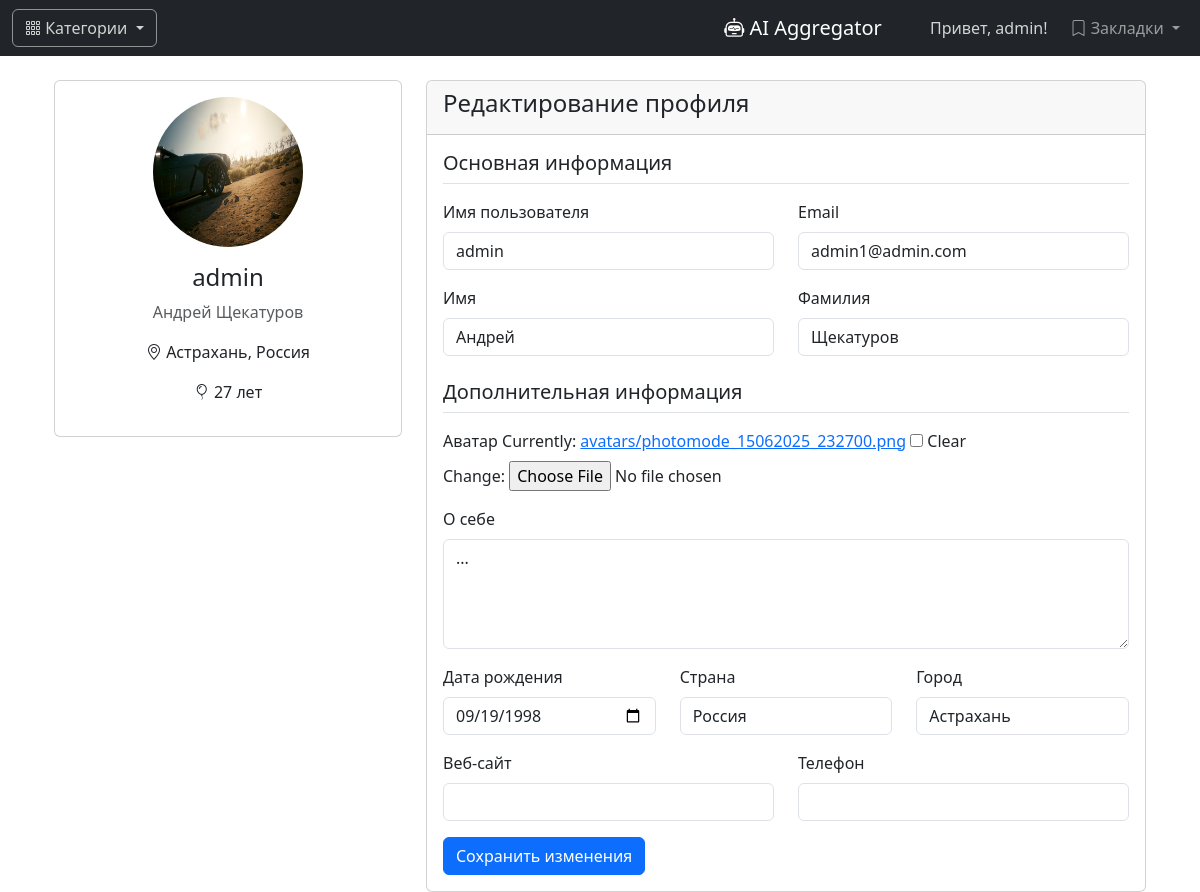
/profile/ (signed in), run on the app's committed database.
### catalog/models.py (models this page shows, shortened)
class Profile(models.Model):
    user = models.OneToOneField(User, on_delete=models.CASCADE, related_name='profile')
    avatar = models.ImageField(upload_to='avatars/', blank=True, null=True, verbose_name="Аватар")
    bio = models.TextField(blank=True, verbose_name="О себе")
    birth_date = models.DateField(blank=True, null=True, verbose_name="Дата рождения")
    country = models.CharField(max_length=100, blank=True, verbose_name="Страна")
    city = models.CharField(max_length=100, blank=True, verbose_name="Город")
    website = models.URLField(blank=True, verbose_name="Веб-сайт")
    phone = models.CharField(max_length=20, blank=True, verbose_name="Телефон")
    class Meta:
        verbose_name = "Профиль"
        verbose_name_plural = "Профили"
    def age(self):
        if self.birth_date:
            today = datetime.date.today()
            return today.year - self.birth_date.year - (
                        (today.month, today.day) < (self.birth_date.month, self.birth_date.day))
        return None

### catalog/views.py (the view)
# urls.py: path('profile/', views.profile, name='profile'),
@login_required
def profile(request):
    try:
        profile = request.user.profile
    except Profile.DoesNotExist:
        profile = Profile.objects.create(user=request.user)
    if request.method == 'POST':
        user_form = UserUpdateForm(request.POST, instance=request.user)
        profile_form = ProfileUpdateForm(request.POST, request.FILES, instance=profile)
        if user_form.is_valid() and profile_form.is_valid():
            user_form.save()
            profile_form.save()
            messages.success(request, 'Ваш профиль был успешно обновлен!')
            return redirect('profile')
        else:
            messages.error(request, 'Пожалуйста, исправьте ошибки в форме.')
    else:
        user_form = UserUpdateForm(instance=request.user)
        profile_form = ProfileUpdateForm(instance=profile)
    context = {
        'user_form': user_form,
        'profile_form': profile_form
    }
    return render(request, 'profile.html', context)

### catalog/forms.py
class UserUpdateForm(forms.ModelForm):
    email = forms.EmailField()
    class Meta:
        model = User
        fields = ['username', 'email', 'first_name', 'last_name']

class ProfileUpdateForm(forms.ModelForm):
    class Meta:
        model = Profile
        fields = ['avatar', 'bio', 'birth_date', 'country', 'city', 'website', 'phone']
        widgets = {
            'birth_date': forms.DateInput(attrs={'type': 'date'}),
            'bio': forms.Textarea(attrs={'rows': 4}),
        }

### catalog/templates/profile.html (shortened to what this page needs)
{% extends 'base.html' %}
{% block content %}
<div class="container mt-4">
    <div class="row">
        <div class="col-md-4">
            <div class="card">
                <div class="card-body text-center">
                    {% if user.profile.avatar %}
                        <img src="{{ user.profile.avatar.url }}" alt="Аватар" class="rounded-circle mb-3" width="150" height="150">
                    {% else %}
                        <div class="rounded-circle bg-light d-flex align-items-center justify-content-center mb-3" style="width: 150px; height: 150px; margin: 0 auto;">
                            <i class="bi bi-person" style="font-size: 3rem; color: #6c757d;"></i>
                        </div>
                    {% endif %}
                    <h4>{{ user.username }}</h4>
                    {% if user.first_name or user.last_name %}
                        <p class="text-muted">{{ user.first_name }} {{ user.last_name }}</p>
                    {% endif %}
                    {% if user.profile.country or user.profile.city %}
                        <p><i class="bi bi-geo-alt"></i> {{ user.profile.city }}{% if user.profile.city and user.profile.country %}, {% endif %}{{ user.profile.country }}</p>
                    {% endif %}
                    {% if user.profile.age %}
                        <p><i class="bi bi-balloon"></i> {{ user.profile.age }} лет</p>
                    {% endif %}
                </div>
            </div>
        </div>
        <div class="col-md-8">
            <div class="card">
                <div class="card-header">
                    <h4>Редактирование профиля</h4>
                </div>
                <div class="card-body">
                    <form method="post" enctype="multipart/form-data">
                        <h5 class="border-bottom pb-2 mb-3">Основная информация</h5>
                        <div class="row mb-3">
                            <div class="col-md-6">
                                <label for="{{ user_form.username.id_for_label }}" class="form-label">Имя пользователя</label>
                                {{ user_form.username }}
                            </div>
                            <div class="col-md-6">
                                <label for="{{ user_form.email.id_for_label }}" class="form-label">Email</label>
                                {{ user_form.email }}
                            </div>
                        </div>
                        <div class="row mb-3">
                            <div class="col-md-6">
                                <label for="{{ user_form.first_name.id_for_label }}" class="form-label">Имя</label>
                                {{ user_form.first_name }}
                            </div>
                            <div class="col-md-6">
                                <label for="{{ user_form.last_name.id_for_label }}" class="form-label">Фамилия</label>
                                {{ user_form.last_name }}
                            </div>
                        </div>
                        <h5 class="border-bottom pb-2 mb-3 mt-4">Дополнительная информация</h5>
                        <div class="mb-3">
                            <label for="{{ profile_form.avatar.id_for_label }}" class="form-label">Аватар</label>
                            {{ profile_form.avatar }}
                        </div>
                        <div class="mb-3">
                            <label for="{{ profile_form.bio.id_for_label }}" class="form-label">О себе</label>
                            {{ profile_form.bio }}
                        </div>
                        <div class="row mb-3">
                            <div class="col-md-4">
                                <label for="{{ profile_form.birth_date.id_for_label }}" class="form-label">Дата рождения</label>
                                {{ profile_form.birth_date }}
                            </div>
                            <div class="col-md-4">
                                <label for="{{ profile_form.country.id_for_label }}" class="form-label">Страна</label>
                                {{ profile_form.country }}
                            </div>
                            <div class="col-md-4">
                                <label for="{{ profile_form.city.id_for_label }}" class="form-label">Город</label>
                                {{ profile_form.city }}
                            </div>
                        </div>
                        <div class="row mb-3">
                            <div class="col-md-6">
                                <label for="{{ profile_form.website.id_for_label }}" class="form-label">Веб-сайт</label>
                                {{ profile_form.website }}
                            </div>
                            <div class="col-md-6">
                                <label for="{{ profile_form.phone.id_for_label }}" class="form-label">Телефон</label>
                                {{ profile_form.phone }}
                            </div>
                        </div>
                        <button type="submit" class="btn btn-primary">Сохранить изменения</button>
                    </form>
                </div>
            </div>
        </div>
    </div>
</div>
{% endblock %}

### catalog/templates/base.html (shortened to what this page needs)
<!DOCTYPE html>
<html lang="ru">
<head>
    <link href="https://cdn.jsdelivr.net/npm/bootstrap@5.3.0/dist/css/bootstrap.min.css" rel="stylesheet">
    <link rel="stylesheet" href="https://cdn.jsdelivr.net/npm/bootstrap-icons@1.10.0/font/bootstrap-icons.css">
</head>
<body>
    <nav class="navbar navbar-expand-lg navbar-dark bg-dark">
        <div class="container-fluid">
            <div class="dropdown category-dropdown me-3">
                <button class="btn btn-category dropdown-toggle" type="button" id="categoriesDropdown" data-bs-toggle="dropdown">
                    <i class="bi bi-grid-3x3-gap"></i> Категории
                </button>
            </div>
            <div class="brand">
            <a class="navbar-brand me-auto" href="{% url 'home' %}">
                <i class="bi bi-robot"></i> AI Aggregator
            </a>
            </div>
            <div class="collapse navbar-collapse" id="navbarContent">
                <div class="navbar-nav ms-auto">
                    {% if user.is_authenticated %}
                        <span class="navbar-text user-info">Привет, {{ user.username }}!</span>
                        <div class="dropdown">
                            <a class="nav-link dropdown-toggle" href="#" role="button" data-bs-toggle="dropdown">
                                <i class="bi bi-bookmark"></i> Закладки
                            </a>
                        </div>
                    {% else %}
                        <a class="nav-link" href="{% url 'login' %}">Войти</a>
                        <a class="nav-link" href="{% url 'register' %}">Регистрация</a>
                    {% endif %}
                </div>
            </div>
        </div>
    </nav>
    <div class="container">
        {% block content %}
        {% endblock %}
    </div>
</body>
</html>

### catalog/templates/base.html (style rules this page uses)
.user-info { margin-right: 15px; color: rgba(255, 255, 255, 0.8); }
.btn-category { background-color: transparent; border-color: rgba(255, 255, 255, 0.5); color: rgba(255, 255, 255, 0.8); }
.brand a { width: 100%; margin-left: 350%; }

### data on the page
Profile: bio "...", birth_date "09/19/1998", country "Россия", city "Астрахань"

### other printed values
{{ user.username }} "admin"
{{ user.first_name }} "Андрей"
{{ user.last_name }} "Щекатуров"
{{ user.profile.city }} "Астрахань"
{{ user.profile.country }} "Россия"
{{ user.profile.age }} "27"
